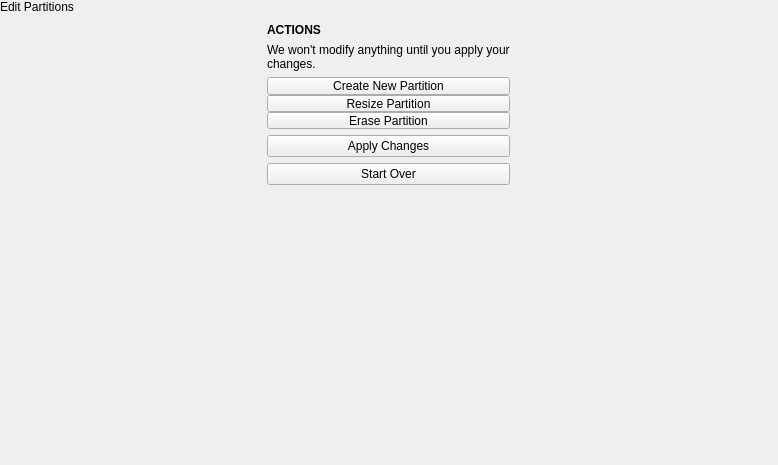
<?xml version="1.0" encoding="UTF-8"?>
<ui version="4.0">
 <class>PartitionPopover</class>
 <widget class="QWidget" name="PartitionPopover">
  <property name="geometry">
   <rect>
    <x>0</x>
    <y>0</y>
    <width>778</width>
    <height>465</height>
   </rect>
  </property>
  <property name="windowTitle">
   <string notr="true">Form</string>
  </property>
  <layout class="QVBoxLayout" name="verticalLayout">
   <property name="spacing">
    <number>0</number>
   </property>
   <property name="leftMargin">
    <number>0</number>
   </property>
   <property name="topMargin">
    <number>0</number>
   </property>
   <property name="rightMargin">
    <number>0</number>
   </property>
   <property name="bottomMargin">
    <number>0</number>
   </property>
   <item>
    <widget class="tTitleLabel" name="titleLabel">
     <property name="text">
      <string>Edit Partitions</string>
     </property>
    </widget>
   </item>
   <item>
    <widget class="QWidget" name="visualisation" native="true">
     <property name="autoFillBackground">
      <bool>true</bool>
     </property>
    </widget>
   </item>
   <item alignment="Qt::AlignHCenter">
    <widget class="QWidget" name="actionsWidget" native="true">
     <layout class="QVBoxLayout" name="verticalLayout_2">
      <item>
       <widget class="QLabel" name="label">
        <property name="font">
         <font>
          <weight>75</weight>
          <bold>true</bold>
         </font>
        </property>
        <property name="text">
         <string>ACTIONS</string>
        </property>
       </widget>
      </item>
      <item>
       <widget class="QLabel" name="label_2">
        <property name="text">
         <string>We won't modify anything until you apply your changes.</string>
        </property>
        <property name="wordWrap">
         <bool>true</bool>
        </property>
       </widget>
      </item>
      <item>
       <layout class="QVBoxLayout" name="verticalLayout_3">
        <property name="spacing">
         <number>0</number>
        </property>
        <property name="leftMargin">
         <number>0</number>
        </property>
        <property name="topMargin">
         <number>0</number>
        </property>
        <property name="rightMargin">
         <number>0</number>
        </property>
        <property name="bottomMargin">
         <number>0</number>
        </property>
        <item>
         <widget class="QPushButton" name="pushButton">
          <property name="text">
           <string>Create New Partition</string>
          </property>
         </widget>
        </item>
        <item>
         <widget class="QPushButton" name="pushButton_2">
          <property name="text">
           <string>Resize Partition</string>
          </property>
         </widget>
        </item>
        <item>
         <widget class="QPushButton" name="pushButton_3">
          <property name="text">
           <string>Erase Partition</string>
          </property>
         </widget>
        </item>
       </layout>
      </item>
      <item>
       <widget class="QPushButton" name="pushButton_4">
        <property name="text">
         <string>Apply Changes</string>
        </property>
       </widget>
      </item>
      <item>
       <widget class="QPushButton" name="pushButton_5">
        <property name="text">
         <string>Start Over</string>
        </property>
       </widget>
      </item>
     </layout>
    </widget>
   </item>
   <item>
    <spacer name="verticalSpacer">
     <property name="orientation">
      <enum>Qt::Vertical</enum>
     </property>
     <property name="sizeHint" stdset="0">
      <size>
       <width>20</width>
       <height>40</height>
      </size>
     </property>
    </spacer>
   </item>
  </layout>
 </widget>
 <customwidgets>
  <customwidget>
   <class>tTitleLabel</class>
   <extends>QLabel</extends>
   <header location="global">ttitlelabel.h</header>
   <slots>
    <signal>backButtonClicked()</signal>
   </slots>
  </customwidget>
 </customwidgets>
 <resources/>
 <connections/>
</ui>
